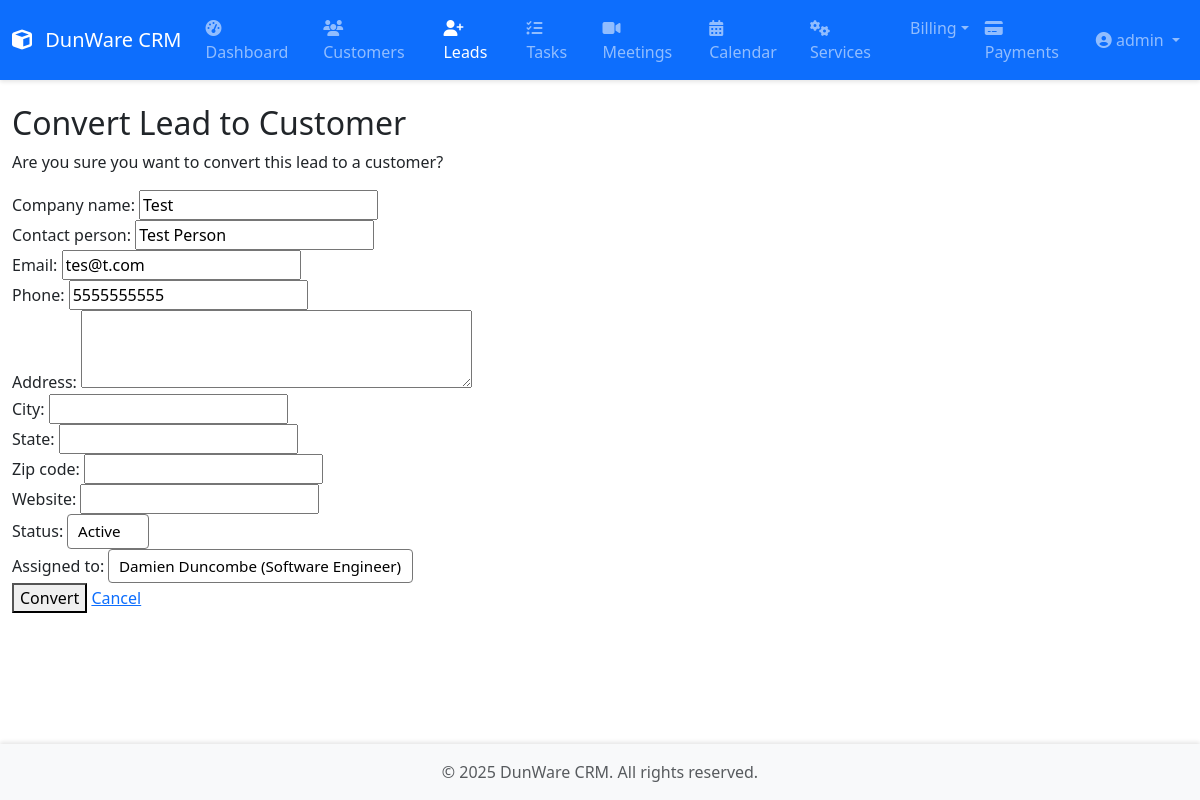
Page /leads/1/convert/ (signed in) on the committed database.
### core/models.py (models this page shows, shortened)
class Lead(models.Model):
    LEAD_STATUS = [
        ('new', 'New'),
        ('contacted', 'Contacted'),
        ('qualified', 'Qualified'),
        ('unqualified', 'Unqualified'),
        ('negotiating', 'Negotiating'),
        ('converted', 'Converted'),
        ('lost', 'Lost')
    ]
    LEAD_SOURCE = [
        ('website', 'Website'),
        ('referral', 'Referral'),
        ('social', 'Social Media'),
        ('email', 'Email Campaign'),
        ('other', 'Other')
    ]
    company_name = models.CharField(max_length=200)
    contact_person = models.CharField(max_length=100)
    email = models.EmailField()
    phone = models.CharField(max_length=15)
    source = models.CharField(max_length=20, choices=LEAD_SOURCE)
    status = models.CharField(max_length=20, choices=LEAD_STATUS, default='new')
    notes = models.TextField(blank=True)
    assigned_to = models.ForeignKey(Employee, on_delete=models.SET_NULL, null=True, related_name='leads')
    created_at = models.DateTimeField(auto_now_add=True)
    updated_at = models.DateTimeField(auto_now=True)

### core/views.py (the view)
# urls.py: path('leads/<int:pk>/convert/', views.convert_lead_to_customer, name='lead-convert'),
@login_required
def convert_lead_to_customer(request, pk):
    lead = get_object_or_404(Lead, pk=pk)
    if request.method == 'POST':
        form = CustomerForm(request.POST)
        if form.is_valid():
            customer = form.save(commit=False)
            customer.company_name = lead.company_name
            customer.contact_person = lead.contact_person
            customer.email = lead.email
            customer.phone = lead.phone
            customer.assigned_to = lead.assigned_to
            customer.save()
            for note in Note.objects.filter(lead=lead):
                note.pk = None  # Create a new note
                note.lead = None
                note.customer = customer
                note.save()
            lead.status = 'converted'
            lead.save()
            messages.success(request, 'Lead successfully converted to customer.')
            return redirect('customer-detail', pk=customer.pk)
    else:
        form = CustomerForm(initial={
            'company_name': lead.company_name,
            'contact_person': lead.contact_person,
            'email': lead.email,
            'phone': lead.phone,
            'assigned_to': lead.assigned_to
        })
    return render(request, 'core/lead_to_customer.html', {
        'form': form,
        'lead': lead
    })

### core/forms.py (shortened to what this page needs)
class CustomerForm(forms.ModelForm):
    class Meta:
        model = Customer
        fields = ('company_name', 'contact_person', 'email', 'phone',
                 'address', 'city', 'state', 'zip_code', 'website',
                 'status', 'assigned_to')
        widgets = {
            'address': forms.Textarea(attrs={'rows': 3}),
        }
    def __init__(self, *args, **kwargs):
        super(CustomerForm, self).__init__(*args, **kwargs)
        employees = Employee.objects.all()
        if employees.exists():
            self.fields['assigned_to'].queryset = employees
            self.fields['assigned_to'].label_from_instance = lambda obj: f"{obj.user.get_full_name()} ({obj.position})"
        else:
            self.fields['assigned_to'].queryset = Employee.objects.none()

### core/templates/core/lead_to_customer.html (shortened to what this page needs)
{% extends "core/base.html" %}
{% block content %}
<h2>Convert Lead to Customer</h2>
<p>Are you sure you want to convert this lead to a customer?</p>
<form method="post">
    {% for field in form %}
        <div>
            {{ field.label }}: {{ field }}
        </div>
    {% endfor %}
    <button type="submit">Convert</button>
    <a href="{% url 'lead-list' %}">Cancel</a>
</form>
{% endblock %}

### core/templates/core/base.html (shortened to what this page needs)
{% load static %}
<!DOCTYPE html>
<html lang="en">
<head>
    <link href="https://cdn.jsdelivr.net/npm/bootstrap@5.3.2/dist/css/bootstrap.min.css" rel="stylesheet">
    <link href="https://cdn.jsdelivr.net/npm/@fortawesome/fontawesome-free@6.4.2/css/all.min.css" rel="stylesheet">
    <link href="https://cdn.jsdelivr.net/npm/flatpickr/dist/flatpickr.min.css" rel="stylesheet">
    <link href="{% static 'css/style.css' %}" rel="stylesheet">
</head>
<body>
    <nav class="navbar navbar-expand-lg navbar-dark bg-primary">
        <div class="container-fluid">
            <a class="navbar-brand" href="{% url 'dashboard' %}">
                <i class="fas fa-cube"></i> DunWare CRM
            </a>
            <div class="collapse navbar-collapse" id="navbarMain">
                {% if user.is_authenticated %}
                <ul class="navbar-nav me-auto">
                    <li class="nav-item">
                        <a class="nav-link {% if request.resolver_match.url_name == 'dashboard' %}active{% endif %}"
                           href="{% url 'dashboard' %}">
                            <i class="fas fa-tachometer-alt"></i> Dashboard
                        </a>
                    </li>
                    <li class="nav-item">
                        <a class="nav-link {% if 'customer' in request.resolver_match.url_name %}active{% endif %}"
                           href="{% url 'customer-list' %}">
                            <i class="fas fa-users"></i> Customers
                        </a>
                    </li>
                    <li class="nav-item">
                        <a class="nav-link {% if 'lead' in request.resolver_match.url_name %}active{% endif %}"
                           href="{% url 'lead-list' %}">
                            <i class="fas fa-user-plus"></i> Leads
                        </a>
                    </li>
                    <li class="nav-item">
                        <a class="nav-link {% if 'task' in request.resolver_match.url_name %}active{% endif %}"
                           href="{% url 'task-list' %}">
                            <i class="fas fa-tasks"></i> Tasks
                        </a>
                    </li>
                    <li class="nav-item">
                        <a class="nav-link {% if 'meeting' in request.resolver_match.url_name %}active{% endif %}"
                           href="{% url 'meeting-list' %}">
                            <i class="fas fa-video"></i> Meetings
                        </a>
                    </li>
                    <li class="nav-item">
                        <a class="nav-link {% if 'calendar' in request.resolver_match.url_name %}active{% endif %}"
                           href="{% url 'calendar' %}">
                            <i class="fas fa-calendar-alt"></i> Calendar
                        </a>
                    </li>
                    <li class="nav-item">
                        <a class="nav-link {% if 'service' in request.resolver_match.url_name %}active{% endif %}"
                           href="{% url 'service-list' %}">
                            <i class="fas fa-cogs"></i> Services
                        </a>
                    </li>
                    <li class="nav-item dropdown">
                        <a class="nav-link dropdown-toggle {% if 'billing' in request.resolver_match.url_name %}active{% endif %}" href="#" id="billingDropdown" role="button" data-bs-toggle="dropdown">Billing</a>
                    </li>
                    <li class="nav-item">
                        <a class="nav-link {% if 'payment' in request.resolver_match.url_name %}active{% endif %}"
                           href="{% url 'payment-list' %}">
                            <i class="fas fa-credit-card"></i> Payments
                        </a>
                    </li>
                </ul>
                    <ul class="navbar-nav ms-auto">
                        <li class="nav-item dropdown">
                            <a class="nav-link dropdown-toggle" href="#" id="navbarDropdown"
                               role="button" data-bs-toggle="dropdown">
                                <i class="fas fa-user-circle"></i>
                                {{ user.get_full_name|default:user.username }}
                            </a>
                        </li>
                    </ul>
                {% endif %}
            </div>
        </div>
    </nav>
    <div class="container-fluid py-4">
        {% block content %}{% endblock %}
    </div>
    <footer class="footer mt-auto py-3 bg-light">
        <div class="container text-center">
            <span class="text-muted">© {% now "Y" %} DunWare CRM. All rights reserved.</span>
        </div>
    </footer>
</body>
</html>

### dunware_crm/static/css/style.css (style rules this page uses)
body { min-height: 100vh; display: flex; flex-direction: column; }
.container-fluid { flex: 1; }
.navbar { box-shadow: 0 2px 4px rgba(0,0,0,.1); }
.navbar-brand i { margin-right: 0.5rem; }
select.form-control, select { -webkit-appearance: none !important; -moz-appearance: none !important; appearance: none !important; background: none !important; padding-right: 0.6rem; }
.form-control::after, select::after { display: none !important; content: "" !important; }
.footer { margin-top: auto; box-shadow: 0 -2px 4px rgba(0,0,0,.1); }
select { padding: 0.3rem 0.6rem !important; font-size: 0.95rem; border-radius: 4px; }

### rows in the picture
Lead: form "Test" "Test Person" "tes@t.com" "5555555555" "Active" "Damien Duncombe (Software Engineer)"

### other values in the picture
{{ user.get_full_name|default:user.username }} "admin"
{{ field.label }} "Company name" "Contact person" "Email" "Phone" "Address" "City" "State" "Zip code" "Website" "Status" "Assigned to"
